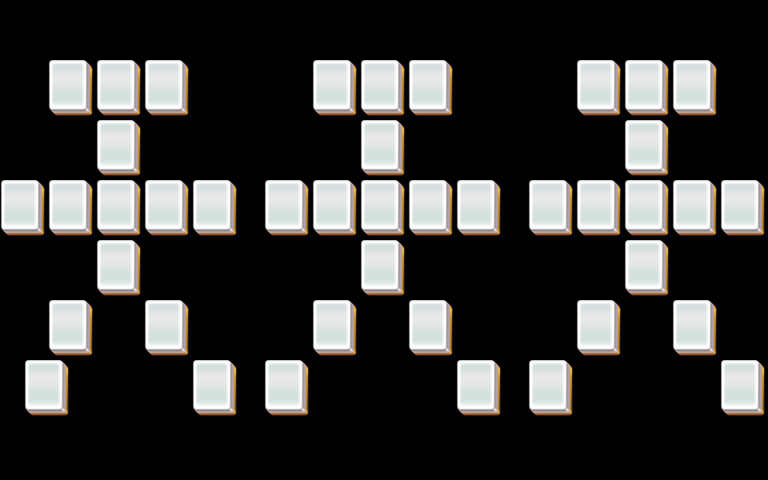

Tiled map render using the project's own tile images. Description and the map definition, with tile-layer contents summarised, below:
An orthogonal 32x16 tile map with 24x30 px tiles, 3 tile layers (layer1, layer2, layer3).

<map version="1.0" orientation="orthogonal" width="32" height="16" tilewidth="24" tileheight="30">
 <properties>
  <property name="species" value="20" />
 </properties>
 <tileset firstgid="1" name="mahjong" tilewidth="48" tileheight="60">
  <image source="mahjong.png" />
 </tileset>
 <layer name="layer1" width="32" height="16">
  <data>[512 cells, 42 non-empty, 1 distinct tile ids]</data>
 </layer>
 <layer name="layer2" width="32" height="16">
  <data>[512 cells, 42 non-empty, 1 distinct tile ids]</data>
 </layer>
 <layer name="layer3" width="32" height="16">
  <data>[512 cells, 42 non-empty, 1 distinct tile ids]</data>
 </layer>
</map>
